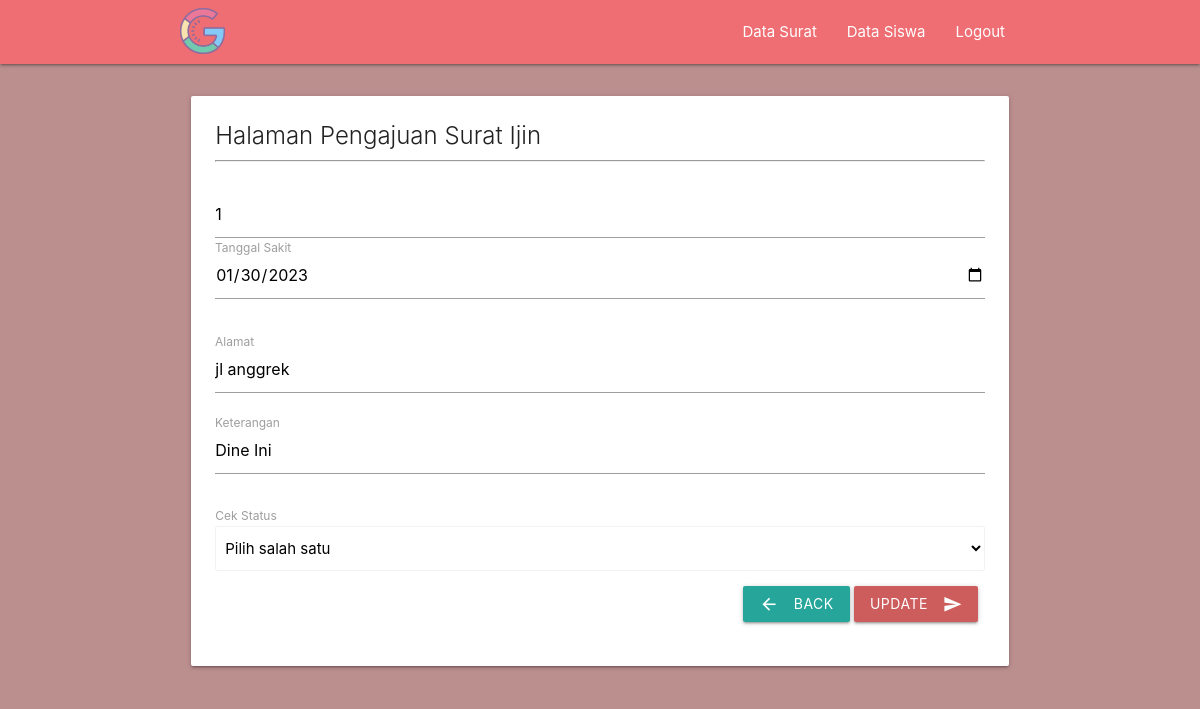
Screenshot of /view_update_surat_guru.php?id_surat=1 with the database file from the repository.
### tables this page shows
CREATE TABLE `surat` (
  `id_surat` int(5) NOT NULL,
  `tanggal_sakit` date NOT NULL,
  `alamat` varchar(100) NOT NULL,
  `keterangan` varchar(255) NOT NULL,
  `status` varchar(20) NOT NULL
);

### view_update_surat_guru.php (the view, shortened to what this page needs)
<!DOCTYPE html>
<html lang="en">
<head>
    <link rel="stylesheet" href="https://cdnjs.cloudflare.com/ajax/libs/materialize/1.0.0/css/materialize.min.css">
</head>
<body>
    <?php
    include "koneksi.php";
    $id_surat = $_GET['id_surat'];
    $SQL = "SELECT * FROM surat WHERE id_surat = $id_surat";
    $query = mysqli_query($koneksi, $SQL);
    while ($kolom = mysqli_fetch_array($query)) :
    ?>
        <nav>
            <div class="container">
                <div class="nav-wrapper">
                    <a href="#" class="brand-logo">
                        <img src="assets/logoo.png" style="width: 45px;margin-top: 8px;" alt="Brand Logo">
                    </a>
                    <ul id="nav-mobile" class="right hide-on-med-and-down">
                        <li><a href="home_surat_guru.php">Data Surat</a></li>
                        <li><a href="home_siswa_guru.php">Data Siswa</a></li>
                        <li><a href="login.php">Logout</a></li>
                    </ul>
                </div>
            </div>
        </nav>
        <div class="container">
            <div class="row" style="margin-top: 24px;">
                <div class="col s12">
                    <div class="card">
                        <div class="card-content">
                            <span class="card-title">Halaman Pengajuan Surat Ijin</span>
                            <hr>
                            <br>
                            <form action="proses_update_surat_guru.php" method="POST">
                                <input type="text" name="id_surat" placeholder="" value="<?php echo $id_surat; ?>">
                                <div class="row">
                                    <div class="input-field col s12" style="margin-top: 7px;">
                                        <input id="icon_prefix" type="date" class="validate" name="tanggal_sakit" value="<?php echo $kolom['tanggal_sakit']; ?>">
                                        <label for="icon_prefix">Tanggal Sakit</label>
                                    </div>
                                </div>
                                <div class="row">
                                    <div class="input-field col s12" style="margin-top: 5px;margin-bottom: 2px;">
                                        <input id="icon_telephone" type="text" class="validate" name="alamat" value="<?php echo $kolom['alamat']; ?>">
                                        <label for="icon_telephone">Alamat</label>
                                    </div>
                                </div>
                                <div class="row">
                                    <div class="input-field col s12" style="margin-top: 5px;margin-bottom: 2px;">
                                        <input id="icon_telephone" type="text" class="validate" name="keterangan" value="<?php echo $kolom['keterangan']; ?>">
                                        <label for="icon_telephone">Keterangan</label>
                                    </div>
                                </div>
                                <td>
                                    <label>Cek Status</label>
                                    <select class="browser-default" name="status">
                                        <option value="" disabled selected>Pilih salah satu</option>
                                    </select>
                                </td>
                                <div class="row" style="margin-top: 15px;">
                                    <div class="col s8">
                                    </div>
                                    <div class="col s4">
                                        <a href="home_surat_guru.php" class="waves-effect waves-light btn"><i class="material-icons left">arrow_back</i>Back</a>
                                        <a class="waves-effect waves-light btn" type="submit" name="action" style="background-color: #CD5C5C;"><i class="material-icons right">send</i>Update</a>
                                    </div>
                                </div>
                            </form>
                        </div>
                    </div>
                </div>
            </div>
        </div>
    <?php
    endwhile; ?>
</body>
</html>

### view_update_surat_guru.php (style rules this page uses)
body { background-color: rosybrown; }

### rows the page displays
surat: tanggal_sakit "01/30/2023", alamat "jl anggrek", keterangan "Dine Ini"
